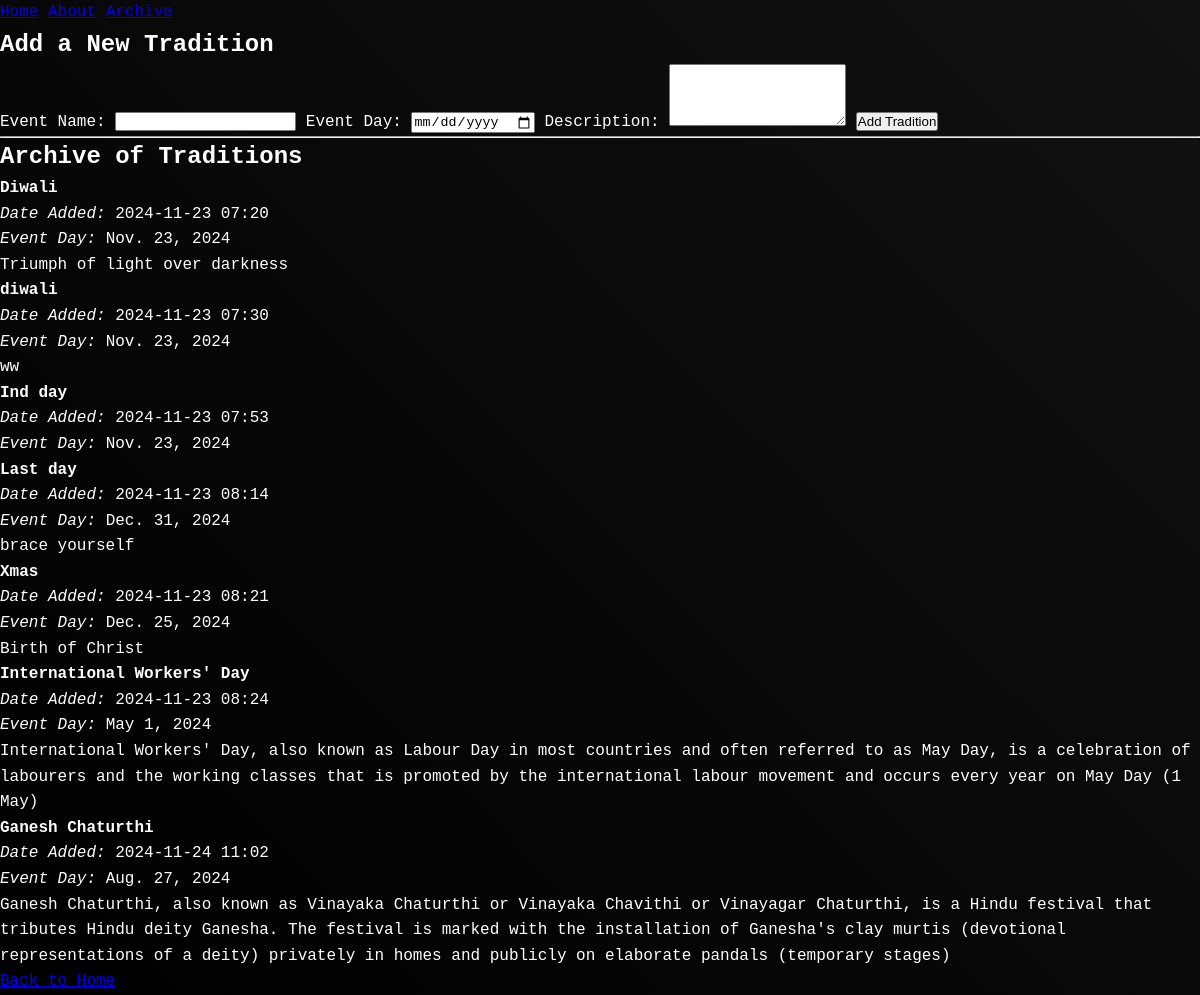
Page /archive/ on the committed database.
### ourapp/models.py (models this page shows, shortened)
class Tradition(models.Model):
    name = models.CharField(max_length=255, null=False, blank=False)  # Ensure this field exists
    description = models.TextField(null=True, blank=True)
    event_day = models.DateField(null=False, blank=False)  # New field to store the event day
    date_added = models.DateTimeField(auto_now_add=True)

### ourapp/views.py (the view)
# urls.py: path('archive/', views.archive, name='archive'),  # Archive route
def archive(request):
    traditions = Tradition.objects.all()  # Get all traditions
    return render(request, 'archive.html', {"traditions": traditions})

### ourapp/templates/archive.html (shortened to what this page needs)
{% load static %}
<!DOCTYPE html>
<html lang="en">
<head>
    <link rel="stylesheet" href="{% static 'css/styles.css' %}">
</head>
<body>
    <header>
        <nav>
            <a href="{% url 'home' %}">Home</a>
            <a href="{% url 'about' %}">About</a>
            <a href="{% url 'archive' %}">Archive</a>
        </nav>
    </header>
    <main>
        <section class="add-tradition">
            <h1>Add a New Tradition</h1>
            <form method="post">
                <label for="name">Event Name:</label>
                <input type="text" id="name" name="name" required>
                <label for="event-day">Event Day:</label>
                <input type="date" id="event-day" name="event_day" required>
                <label for="description">Description:</label>
                <textarea id="description" name="description" rows="4"></textarea>
                <button type="submit">Add Tradition</button>
            </form>
        </section>
        <hr>
        <section class="tradition-archive">
            <h1>Archive of Traditions</h1>
            {% if traditions %}
                <ul>
                    {% for tradition in traditions %}
                        <li>
                            <strong>{{ tradition.name }}</strong><br>
                            <em>Date Added:</em> {{ tradition.date_added|date:"Y-m-d H:i" }}<br>
                            <em>Event Day:</em> {{ tradition.event_day }}<br>
                            <p>{{ tradition.description }}</p>
                        </li>
                    {% endfor %}
                </ul>
            {% else %}
                <p>No traditions have been added yet.</p>
            {% endif %}
        </section>
    </main>
    <footer>
        <a href="{% url 'home' %}">Back to Home</a>
    </footer>
</body>
</html>

### ourapp/static/css/styles.css (style rules this page uses)
:root { --asymmetry-red: #FF4136; --chaos-yellow: #FFDC00; --disrupt-blue: #0074D9; --organic-green: #2ECC40; }
* { margin: 0; padding: 0; box-sizing: border-box; }
body { font-family: 'Chakra Petch', monospace; background: linear-gradient(45deg, #000 0%, #111 100%), var(--raw-texture); color: #fff; line-height: 1.6; overflow-x: hidden; perspective: 1000px; }

### rows in the picture
Tradition: name "Diwali", date_added "2024-11-23 07:20", event_day "Nov. 23, 2024", description "Triumph of light over darkness"
Tradition: name "diwali", date_added "2024-11-23 07:30", event_day "Nov. 23, 2024", description "ww"
Tradition: name "Ind day", date_added "2024-11-23 07:53", event_day "Nov. 23, 2024"
Tradition: name "Last day", date_added "2024-11-23 08:14", event_day "Dec. 31, 2024", description "brace yourself"
Tradition: name "Xmas", date_added "2024-11-23 08:21", event_day "Dec. 25, 2024", description "Birth of Christ"
Tradition: name "International Workers' Day", date_added "2024-11-23 08:24", event_day "May 1, 2024", description "International Workers' Day, also known as Labour Day in most countries and often referred to as May Day, is a celebration of labourers and the working classes that is promoted by the international labour movement and occurs every year on May Day (1 May)"
Tradition: name "Ganesh Chaturthi", date_added "2024-11-24 11:02", event_day "Aug. 27, 2024", description "Ganesh Chaturthi, also known as Vinayaka Chaturthi or Vinayaka Chavithi or Vinayagar Chaturthi, is a Hindu festival that tributes Hindu deity Ganesha. The festival is marked with the installation of Ganesha's clay murtis (devotional representations of a deity) privately in homes and publicly on elaborate pandals (temporary stages)"
